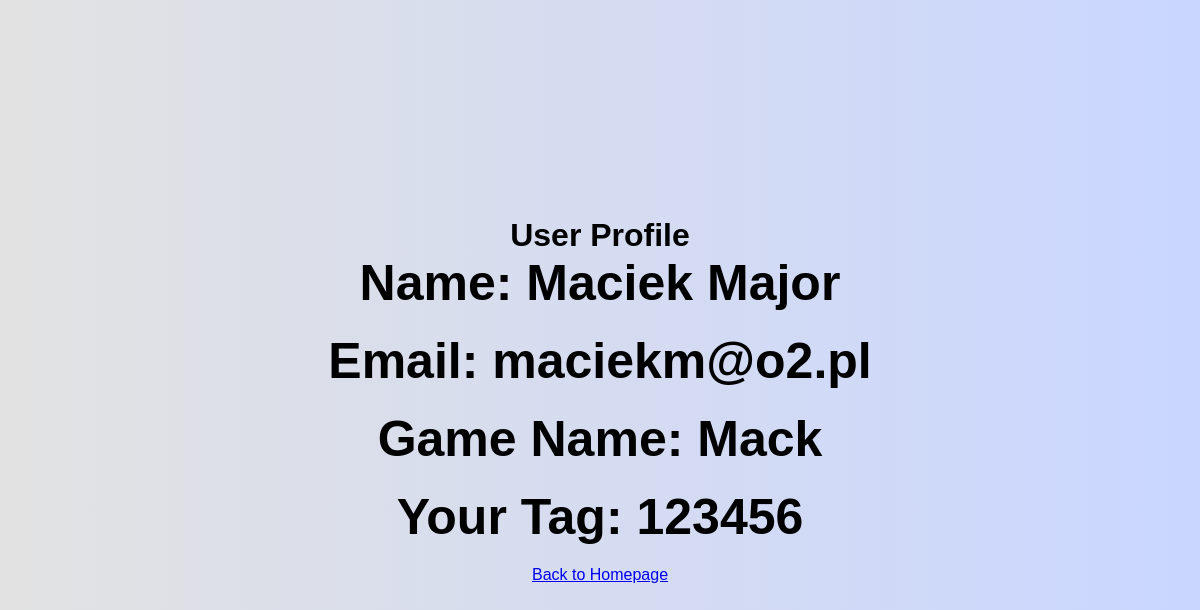
The app's page /profile.php (signed in) with its own data.
### tables this page shows
CREATE TABLE `users` (
  `Id` int(50) NOT NULL,
  `firstName` varchar(50) NOT NULL,
  `lastName` varchar(50) NOT NULL,
  `email` varchar(50) NOT NULL,
  `password` varchar(50) NOT NULL,
  `gameName` varchar(50) NOT NULL,
  `yourTag` varchar(50) NOT NULL
);

### profile.php (the view, shortened to what this page needs)
<?php
include("connect.php");
$userId = null;
if (isset($_GET['id'])) {
    $userId = $_GET['id'];
} else {
    $email = $_SESSION['email'];
    $query = mysqli_query($conn, "SELECT id FROM users WHERE email='$email'");
    if ($row = mysqli_fetch_assoc($query)) {
        $userId = $row['id'];
    }
}
if ($userId) {
    $query = mysqli_query($conn, "SELECT * FROM users WHERE id='$userId'");
    $user = mysqli_fetch_assoc($query);
}
?>
<!DOCTYPE html>
<html lang="en">
<head>
    <link rel="stylesheet" href="style.css">
</head>
<body>
    <div style="text-align:center; padding:15%;">
        <h1>User Profile</h1>
        <?php
        if (isset($user)) {
            echo "<p>Name: ".$user['firstName']." ".$user['lastName']."</p>";
            echo "<p>Email: ".$user['email']."</p>";
            echo "<p>Game Name: ".$user['gameName']."</p>";
            echo "<p>Your Tag: ".$user['yourTag']."</p>";
        } else {
            echo "<p>User not found.</p>";
        }
        ?>
        <a href="homepage.php" class="btn-back">Back to Homepage</a>
    </div>
</body>
</html>

### style.css (style rules this page uses)
* { margin: 0; padding: 0; box-sizing: border-box; font-family: "Poppins", sans-serif; }
body { background-color: #c9d6ff; background: linear-gradient(to right, #e2e2e2, #c9d6ff); display: flex; justify-content: center; align-items: center; height: 100vh; }
p { font-size: 50px; font-weight: bold; margin-bottom: 20px; }

### records on screen
users: firstName "Maciek", lastName "Major", email "maciekm@o2.pl", gameName "Mack", yourTag "123456"
